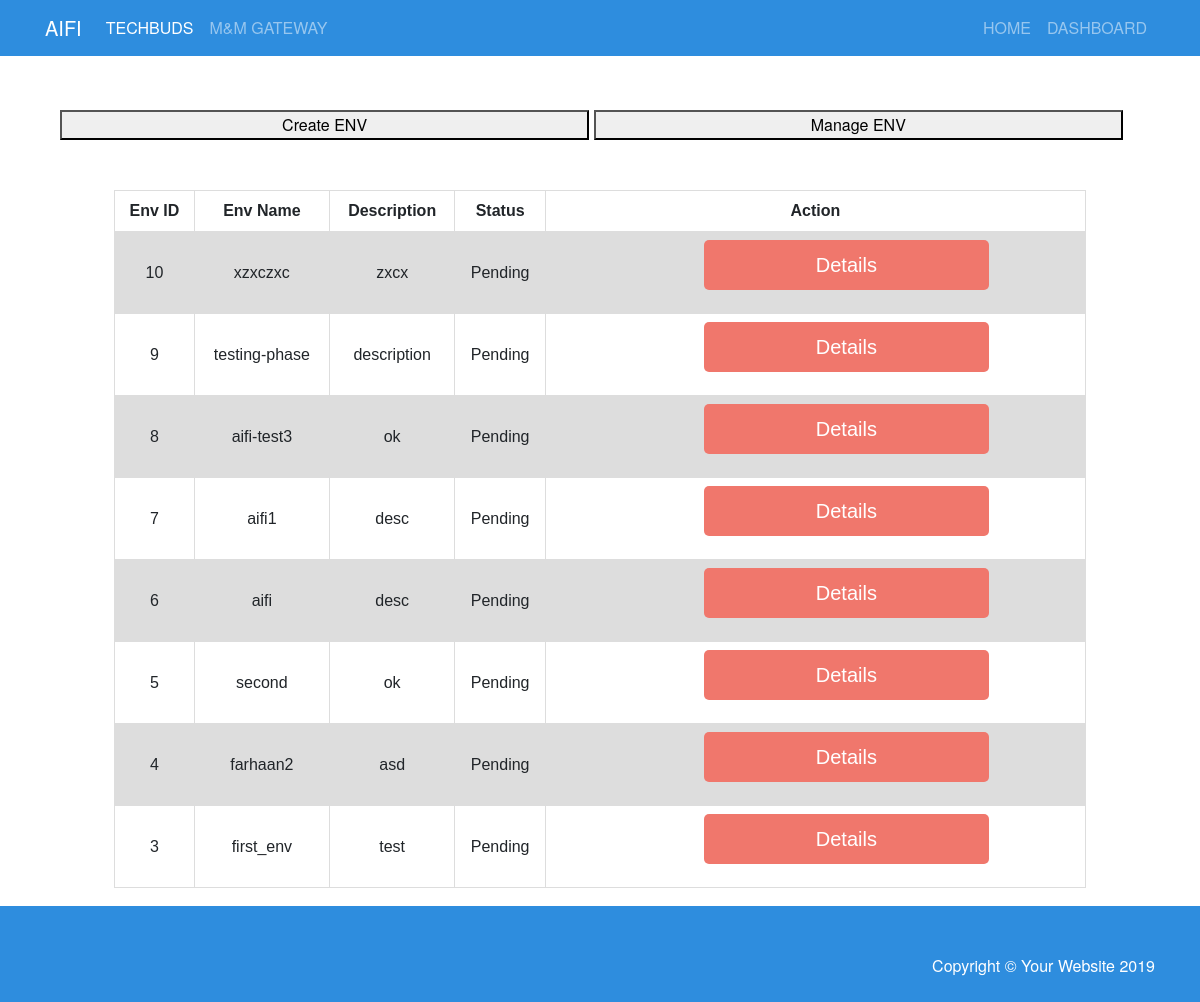
/aws/manageenv, run on the app's committed database.
### aws/models.py (models this page shows, shortened)
class InfraServiceInfo(db.Model):
    AppsDescription_names = AppsDescription.objects.all()
    ins_choice = StaticData.objects.all()
    aws_response = aws_list_conf_api_call2()
    DESC_CHOICES = list()
    for i in ins_choice:
        global STACK_CHOICE, INS_CHOICES, INS_TYPE
        STACK_CHOICE = i.stack
        INS_CHOICES = i.instance_number
        INS_TYPE = i.instance_type
    VIEW_APP_CHOICES = list()
    VIEW_DESC_CHOICES = list()
    VIEW_NO_INS_CHOICES = []
    VIEW_STACK_CHOICES = []
    VIEW_INS_TYPE = []
    for i in aws_response:
        DESC_CHOICES.append(i["description"])
    for app_names in AppsDescription_names:
        VIEW_APP_CHOICES.append(('{}'.format(app_names.name), '{}'.format(app_names.name)), )
    for app_names in INS_CHOICES:
        VIEW_NO_INS_CHOICES.append(("{}".format(app_names), "{}".format(app_names)))
    for app_names in STACK_CHOICE:
        VIEW_STACK_CHOICES.append(("{}".format(app_names), "{}".format(app_names)))
    for app_names in INS_TYPE:
        VIEW_INS_TYPE.append(("{}".format(app_names), "{}".format(app_names)))
    app_name = db.CharField(choices=VIEW_APP_CHOICES, max_length=1000)
    env_name = db.CharField(max_length=1000, unique=True)
    stack = db.CharField(choices=VIEW_STACK_CHOICES, max_length=1000)
    description = db.CharField(max_length=1000, blank=True)
    no_of_instance = db.CharField(choices=VIEW_NO_INS_CHOICES, max_length=256)
    instance_type = db.CharField(choices=VIEW_INS_TYPE, max_length=256)
    ssh_location = db.GenericIPAddressField(default='192.168.1.2')
    app_id = db.CharField(max_length=1000, null=True)
    output_json_status = db.CharField(max_length=10000, blank=True, default="In Progress")

### aws/views.py (the view)
# urls.py: path('manageenv', views.manageenv, name="manageenv"),
def manageenv(request):
    if request.method == "POST":
        env_obj = InfraServiceInfo.objects.order_by("-id")
        env_id = request.POST.get("envid")
        obj = InfraServiceInfo.objects.get(id=env_id)
        ai = obj.app_id
        en = obj.env_name
        path = '/home/ec2-user/{ai}/{ei}/{en}/'.format(ai=ai,ei=env_id,en=en)
        file_ec2 = 'ec2.tfvars.json'
        f1 = json.loads(open(path+file_ec2, "r").read())
        file_ec2 = 'rds.tfvars.json'
        f2 = json.loads(open(path + file_ec2, "r").read())
        file_ec2 = 'cicd.tfvars.json'
        f3 = json.loads(open(path + file_ec2, "r").read())
        Ec2.objects.all().delete()
        Ec2.objects.create(**f1)
        Rds.objects.all().delete()
        Rds.objects.create(**f2)
        Cicd.objects.all().delete()
        Cicd.objects.create(**f3)
        ec2 = Ec2.objects.all()
        rds = Rds.objects.all()
        cicd = Cicd.objects.all()
        status_result = None
        try:
            status_result = json.loads(open(path+"failure_apply.json", "r").read())['status']
        except:
            status_result = json.loads(open(path+"success_apply.json", "r").read())['status']
        if status_result == 'success':
            InfraServiceInfo.objects.filter(id=env_id).update(output_json_status=status_result)
            file_output_json = 'output.json'
            f3 = json.loads(open(path + file_output_json, "r").read())
            cicd_artifact = f3['CICD_Artifact Bucket']['value']
            cicd_repo_http = f3['CICD_Repo HTTP URL']['value']
            cicd_repo_ssh = f3['CICD_Repo SSH URL']['value']
            ec2_elb_dns = f3['EC2_ELB Public Dns']['value']
            ec2_public_dns = f3['EC2_Server Public DNS']['value']
            rds_database = f3['RDS_Database Name']['value']
            rds_endpoint = f3['RDS_Endpoint']['value']
            rds_username = f3['RDS_User Name']['value']
            ec2_obj = Ec2.objects.all()
            for i in ec2_obj:
                id1 = i.id
            Ec2.objects.filter(id=id1).update(ec2_public_dns=ec2_public_dns,
                                              ec2_dns=ec2_elb_dns)
            rds_obj = Rds.objects.all()
            for i in rds_obj:
                id2 = i.id
            Rds.objects.filter(id=id2).update(rds_database=rds_database,
                                              rds_endpoint=rds_endpoint,
                                              rds_json_username=rds_username)
            cicd_obj = Cicd.objects.all()
            for i in cicd_obj:
                id3 = i.id
            Cicd.objects.filter(id=id3).update(cicd_artifact=cicd_artifact,
                                               cicd_repo_http=cicd_repo_http,
                                               cicd_repo_ssh=cicd_repo_ssh)
        if status_result == 'failed':
            InfraServiceInfo.objects.filter(id=env_id).update(output_json_status=status_result)
            cicd_artifact = ''
            cicd_repo_http = ''
            cicd_repo_ssh = ''
            ec2_elb_dns = ''
            ec2_public_dns = ''
            rds_database = ''
            rds_endpoint = ''
            rds_username = ''
            ec2_obj = Ec2.objects.all()
            for i in ec2_obj:
                id1 = i.id
            Ec2.objects.filter(id=id1).update(ec2_public_dns=ec2_public_dns,
                                              ec2_dns=ec2_elb_dns)
            rds_obj = Rds.objects.all()
            for i in rds_obj:
                id2 = i.id
            Rds.objects.filter(id=id2).update(rds_database=rds_database,
                                              rds_endpoint=rds_endpoint,
                                              rds_json_username=rds_username)
            cicd_obj = Cicd.objects.all()
            for i in cicd_obj:
                id3 = i.id
            Cicd.objects.filter(id=id3).update(cicd_artifact=cicd_artifact,
                                               cicd_repo_http=cicd_repo_http,
                                               cicd_repo_ssh=cicd_repo_ssh)
        return render(request, "manageenv.html", {"ec2":ec2, "rds":rds, "cicd":cicd, "env":env_obj})
    else:
        env_obj = InfraServiceInfo.objects.order_by("-id")
    return render(request, "manageenv.html", {"env": env_obj})

### templates/manageenv.html (shortened to what this page needs)
{% extends "base.html" %}
{% block content %}
<p>&nbsp;</p>
<a href="{% url 'aws:createenv' %}"><button class="button2">Create ENV</button></a>
<a href="{% url 'aws:manageenv' %}"><button class="button2">Manage ENV</button></a>
<div class="server_table">
  <table>
    <tr>
      <th style="text-align:center">Env ID</th>
      <th style="text-align:center">Env Name</th>
      <th style="text-align:center">Description</th>
      <th style="text-align:center">Status</th>
      <th style="text-align:center">Action</th>
    </tr>
    {% for app in env %}
    <tr>
      <td style="text-align:center">{{ app.id }}</td>
      <td style="text-align:center">{{ app.env_name }}</td>
      <td style="text-align:center">{{ app.description }}</td>
      <td style="text-align:center">{{ app.output_json_status }}</td>
      <td style="text-align:center">
        <form  method="POST" >
        <input type="submit" value="Details">
        </form>
      </td>
      </tr>
    {% endfor %}
  </table>
<p>&nbsp;</p>
<p>&nbsp;</p>
</div>
{% endblock %}

### templates/base.html (shortened to what this page needs)
<!DOCTYPE html>
{% load static %}
<html lang="en">
  <head>
    <link href="/static/vendor/bootstrap/css/bootstrap.min.css" rel="stylesheet">
    <link href="/static/css/small-business.css" rel="stylesheet">
  </head>
  <body>
    <nav class="navbar navbar-expand-lg navbar-dark fixed-top">
      <div class="container">
        <a class="navbar-brand" href="{% url 'aws:index' %}">AIFI</a>
        <ul class="navbar-nav ml-auto">
          <li class="nav-item active">
            <a class="nav-link" href="#">TECHBUDS
            </a>
          </li>
          <li class="nav-item">
            <a class="nav-link" href="#">M&M GATEWAY</a>
          </li>
        </ul>
        <div class="collapse navbar-collapse" id="navbarResponsive">
          <ul class="navbar-nav ml-auto">
            <li class="nav-item">
              <a class="nav-link" href="{% url 'aws:index' %}">HOME</a>
            </li>
            <li class="nav-item">
              <a class="nav-link" href="{% url 'aws:dashboard' %}">DASHBOARD</a>
            </li>
          </ul>
        </div>
      </div>
    </nav>
<div class="server_table">
    {% block content %}
    {% endblock %}
</div>
    <footer class="py-5">
      <div class="container">
        <p class="m-0 text-white">Copyright &copy; Your Website 2019</p>
      </div>
    </footer>
  </body>
</html>

### static/css/small-business.css (style rules this page uses)
html { position: relative; min-height: 100%; }
@media (min-width: 992px) { body { padding-top: 20px; } }
body { padding-top: 20px; font-family: Helvetica Neue; }
nav { font-family: Helvetica Neue; background-color: #2e8dde; }
footer { background-color: #2e8dde; position:absolute; bottom: 0; height: 60px; width: 100%; text-align: right; padding: 20px 0; }
input, textarea, select { width: 285px; height: 30px; margin-bottom: 15px; padding-left:10px; font-size: 15px; background:#fff; border: 1px solid #ccc; border-radius: 4px; }
input, textarea, select :focus { border-color:#6e8095; outline: none; }
input[type="button"], input[type="submit"] { width: 285px; height: 50px; padding: 0; font-size: 20px; color: #fff; text-align: center; background: #f0776c; border: 0; border-radius: 5px; cursor: pointer; outline:0; float: left; margin-left:150px; }
form { display: block; margin-bottom: 50px;; }

### templates/base.html (style rules this page uses)
.button2 { width: 49%; }
.server_table { width: 90%; margin: 50px auto; }
table { font-family: arial, sans-serif; border-collapse: collapse; width: 100%; align-items: left; }
td, th { border: 1px solid #dddddd; text-align: left; padding: 8px; }
tr:nth-child(even) { background-color: #dddddd; }

### data on the page
InfraServiceInfo: id "10", env_name "xzxczxc", description "zxcx", output_json_status "Pending"
InfraServiceInfo: id "9", env_name "testing-phase", description "description", output_json_status "Pending"
InfraServiceInfo: id "8", env_name "aifi-test3", description "ok", output_json_status "Pending"
InfraServiceInfo: id "7", env_name "aifi1", description "desc", output_json_status "Pending"
InfraServiceInfo: id "6", env_name "aifi", description "desc", output_json_status "Pending"
InfraServiceInfo: id "5", env_name "second", description "ok", output_json_status "Pending"
InfraServiceInfo: id "4", env_name "farhaan2", description "asd", output_json_status "Pending"
InfraServiceInfo: id "3", env_name "first_env", description "test", output_json_status "Pending"
